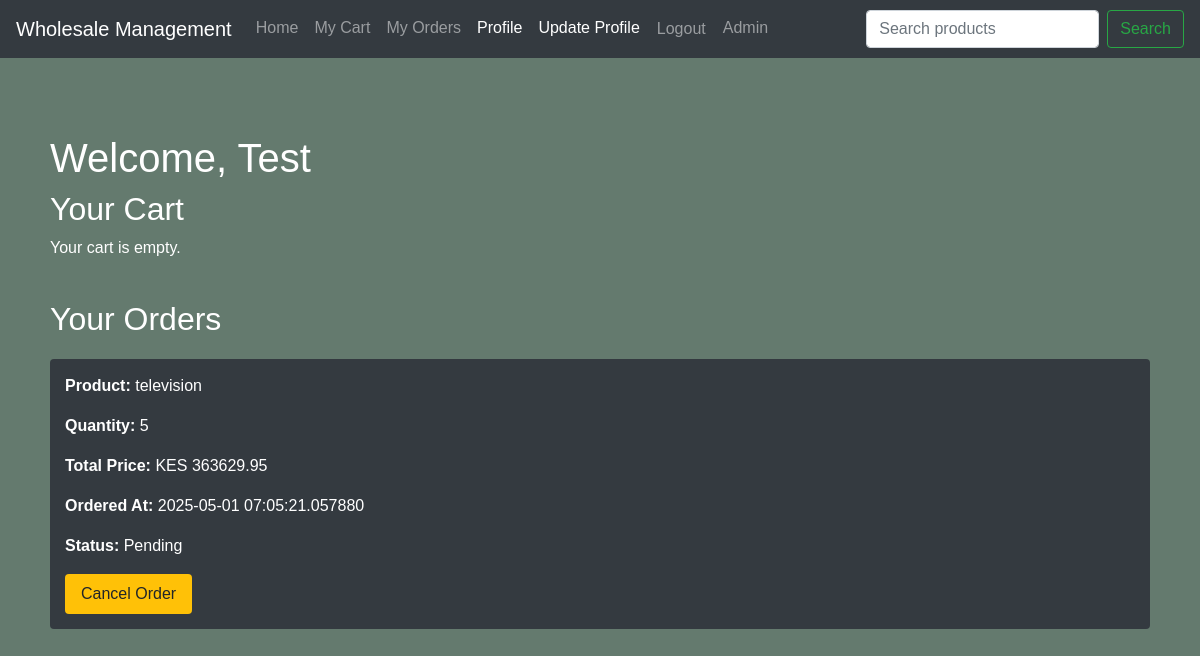
The page /profile (signed in) on the database its author committed.
### app.py (models this page shows, shortened)
class User(db.Model, UserMixin):
    id = db.Column(db.Integer, primary_key=True)
    company_name = db.Column(db.String(100), nullable=False)
    contact_person = db.Column(db.String(100), nullable=False)
    email = db.Column(db.String(100), unique=True, nullable=False)
    phone = db.Column(db.String(20), nullable=False)
    address = db.Column(db.String(255), nullable=False)
    pickup_location = db.Column(db.String(255), nullable=True)
    password_hash = db.Column(db.String(128), nullable=False)
    carts = db.relationship('UserCart', backref='user', lazy=True)
    orders = db.relationship('UserOrder', backref='user', lazy=True)
    admin_orders = db.relationship('AdminOrder', backref='user', lazy=True)

class UserOrder(db.Model):
    id = db.Column(db.Integer, primary_key=True)
    user_id = db.Column(db.Integer, db.ForeignKey('user.id'), nullable=False)
    product_id = db.Column(db.Integer, db.ForeignKey('product.id'), nullable=False)
    quantity = db.Column(db.Integer, nullable=False)
    total_price = db.Column(db.Float, nullable=False)
    ordered_at = db.Column(db.DateTime, nullable=False, default=datetime.utcnow)
    status = db.Column(db.String(20), nullable=False, default='pending')
    pickup_location = db.Column(db.String(255), nullable=True)

class Product(db.Model):
    id = db.Column(db.Integer, primary_key=True)
    name = db.Column(db.String(100), nullable=False)
    description = db.Column(db.Text, nullable=False)
    price = db.Column(db.Float, nullable=False)
    quantity = db.Column(db.Integer, nullable=False, default=0)
    category_id = db.Column(db.Integer, db.ForeignKey('category.id'), nullable=False)
    images = db.Column(db.String(255))
    user_orders = db.relationship('UserOrder', backref='product', lazy=True)
    admin_orders = db.relationship('AdminOrder', backref='product', lazy=True)

### app.py (the view)
@app.route('/profile')
@login_required
def profile():
    cart_items = UserCart.query.filter_by(user_id=current_user.id).all()
    orders = UserOrder.query.filter_by(user_id=current_user.id).all()
    cart_total = sum(cart_item.product.price * cart_item.quantity for cart_item in cart_items)
    print(f"Profile route: Loaded {len(cart_items)} cart items and {len(orders)} orders for user {current_user.id}, cart_total={cart_total}")
    return render_template('profile.html', cart_items=cart_items, orders=orders, cart_total=cart_total)

### app.py (called while the page is built)
@login_manager.user_loader
def load_user(user_id):
    return db.session.get(User, int(user_id))

### templates/profile.html (shortened to what this page needs)
<!DOCTYPE html>
<html lang="en">
<head>
  <link rel="stylesheet" href="https://stackpath.bootstrapcdn.com/bootstrap/4.5.2/css/bootstrap.min.css">
  <link rel="stylesheet" href="https://cdnjs.cloudflare.com/ajax/libs/font-awesome/5.15.4/css/all.min.css">
  <link rel="stylesheet" href="{{ url_for('static', filename='css/main.css') }}">
  <link rel="stylesheet" href="{{ url_for('static', filename='css/profile.css') }}">
</head>
<body>
  <nav class="navbar navbar-expand-lg navbar-dark bg-dark">
    <a class="navbar-brand" href="#">Wholesale Management</a>
    <div class="collapse navbar-collapse" id="navbarNav">
      <ul class="navbar-nav mr-auto">
        <li class="nav-item"><a class="nav-link" href="{{ url_for('home') }}">Home</a></li>
        <li class="nav-item"><a class="nav-link" href="#" data-toggle="modal" data-target="#cartModal">My Cart</a></li>
        <li class="nav-item"><a class="nav-link" href="#" data-toggle="modal" data-target="#ordersModal">My Orders</a></li>
        <li class="nav-item active"><a class="nav-link" href="{{ url_for('profile') }}">Profile</a></li>
        <li class="nav-item active"><a href="{{ url_for('update_profile') }}" class="nav-link">Update Profile</a></li>
        <li class="nav-item">
          <form action="{{ url_for('logout') }}" method="post">
            <button type="submit" class="btn btn-link nav-link">Logout</button>
          </form>
        </li>
        <li class="nav-item"><a class="nav-link" href="#" data-toggle="modal" data-target="#adminLoginModal">Admin</a></li>
      </ul>
      <form class="form-inline my-2 my-lg-0" action="{{ url_for('search') }}" method="GET">
        <input class="form-control mr-sm-2" type="search" placeholder="Search products" name="query">
        <button class="btn btn-outline-success my-2 my-sm-0" type="submit">Search</button>
      </form>
    </div>
  </nav>
  <div class="container mt-3">
  </div>
  <div class="container profile-header">
    <h1>Welcome, {{ current_user.company_name }}</h1>
    <h2>Your Cart</h2>
    {% if cart_items %}
      <table class="cart-table">
        <thead>
          <tr>
            <th>Image</th>
            <th>Product</th>
            <th>Description</th>
            <th>Price</th>
            <th>Quantity</th>
            <th>Total</th>
            <th>Actions</th>
          </tr>
        </thead>
        <tbody>
          {% for cart_item in cart_items %}
            <tr data-product-id="{{ cart_item.product_id }}">
              <td><img src="{{ url_for('static', filename='uploads/' + cart_item.product.images.split(',')[0]) }}" alt="{{ cart_item.product.name }}"></td>
              <td>{{ cart_item.product.name }}</td>
              <td>{{ cart_item.product.description | truncate(100) }}</td>
              <td>KES {{ cart_item.product.price }}</td>
              <td>
                <div class="quantity-control">
                  <button class="btn-minus" data-product-id="{{ cart_item.product_id }}">-</button>
                  <input type="number" class="quantity-input" value="{{ cart_item.quantity }}" min="1" max="{{ cart_item.product.quantity }}" data-product-id="{{ cart_item.product_id }}">
                  <button class="btn-plus" data-product-id="{{ cart_item.product_id }}">+</button>
                </div>
              </td>
              <td class="item-total">KES {{ cart_item.product.price * cart_item.quantity }}</td>
              <td>
                <form action="{{ url_for('remove_from_cart', product_id=cart_item.product_id) }}" method="post">
                  <button type="submit" class="btn-delete">Remove</button>
                </form>
              </td>
            </tr>
          {% endfor %}
        </tbody>
      </table>
      <div class="total-price">Total Price: KES <span id="total-price">{{ cart_total }}</span></div>
      <button class="btn-checkout" data-toggle="modal" data-target="#checkoutModal">Proceed to Checkout</button>
    {% else %}
      <p>Your cart is empty.</p>
    {% endif %}
    <div class="orders-section">
      <h2>Your Orders</h2>
      {% if orders %}
        {% for order in orders %}
          <div class="order-item">
            <p><strong>Product:</strong> {{ order.product.name }}</p>
            <p><strong>Quantity:</strong> {{ order.quantity }}</p>
            <p><strong>Total Price:</strong> KES {{ order.total_price }}</p>
            <p><strong>Ordered At:</strong> {{ order.ordered_at }}</p>
            <p><strong>Status:</strong> {{ order.status | capitalize }}</p>
            {% if order.status == 'pending' %}
              <form action="{{ url_for('cancel_order', order_id=order.id) }}" method="post">
                <button type="submit" class="btn-cancel-order">Cancel Order</button>
              </form>
            {% endif %}
          </div>
        {% endfor %}
      {% else %}
        <p>You have no orders.</p>
      {% endif %}
    </div>
  </div>
</body>
</html>

### static/css/main.css (style rules this page uses)
body { background-color: #647a6e; color: #fff; font-family: Arial, sans-serif; }

### static/css/profile.css (style rules this page uses)
body { background-color: #647a6e; color: #fff; font-family: Arial, sans-serif; }
.container { padding: 20px; }
.profile-header { margin-bottom: 30px; }
.profile-header h1 { font-size: 2.5rem; color: #fff; }
.btn-delete, .btn-checkout, .btn-cancel-order { background-color: #dc3545; color: #fff; border: none; padding: 8px 16px; border-radius: 4px; cursor: pointer; }
.btn-cancel-order { background-color: #ffc107; color: #212529; }
.orders-section { margin-top: 40px; }
.orders-section h2 { font-size: 2rem; margin-bottom: 20px; }
.order-item { background-color: #343a40; padding: 15px; margin-bottom: 15px; border-radius: 4px; }

### rows shown on the page
User: company_name "Test"
UserOrder: product.name "television", quantity "5", total_price "363629.95", ordered_at "2025-05-01 07:05:21.057880", status "Pending"
